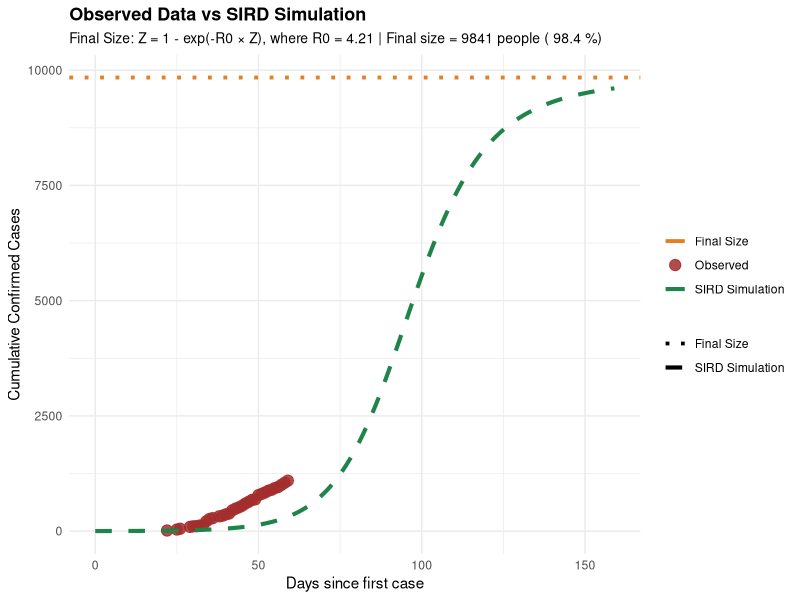
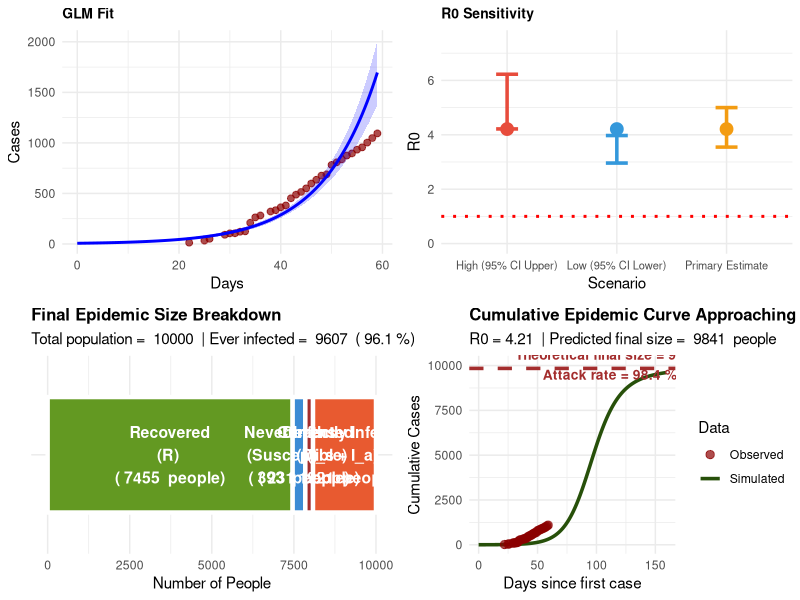
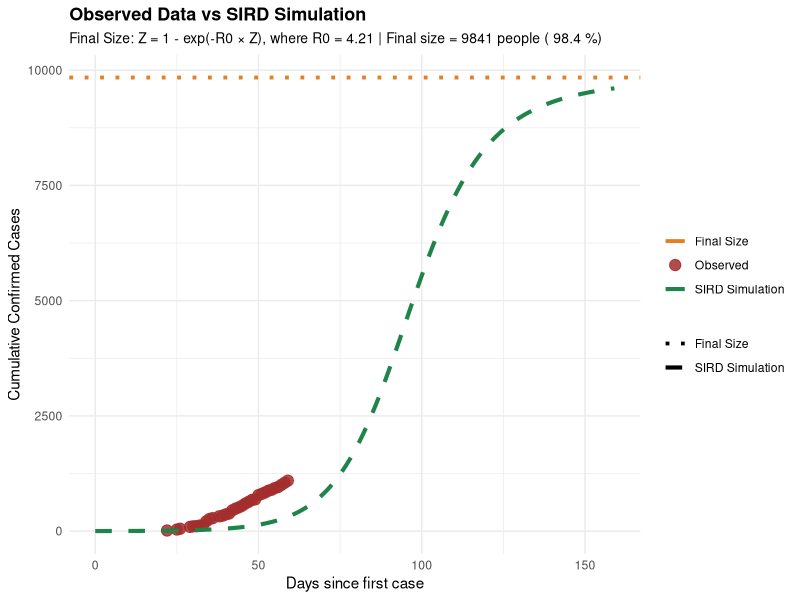
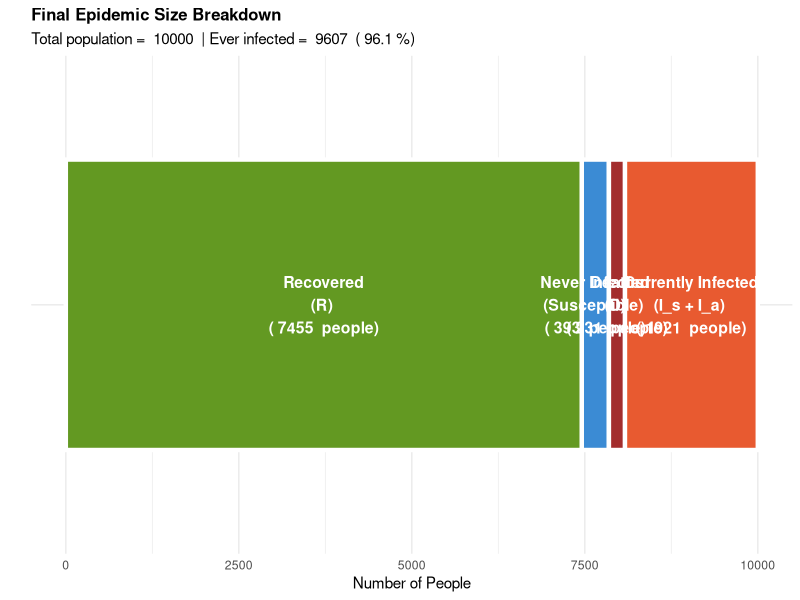
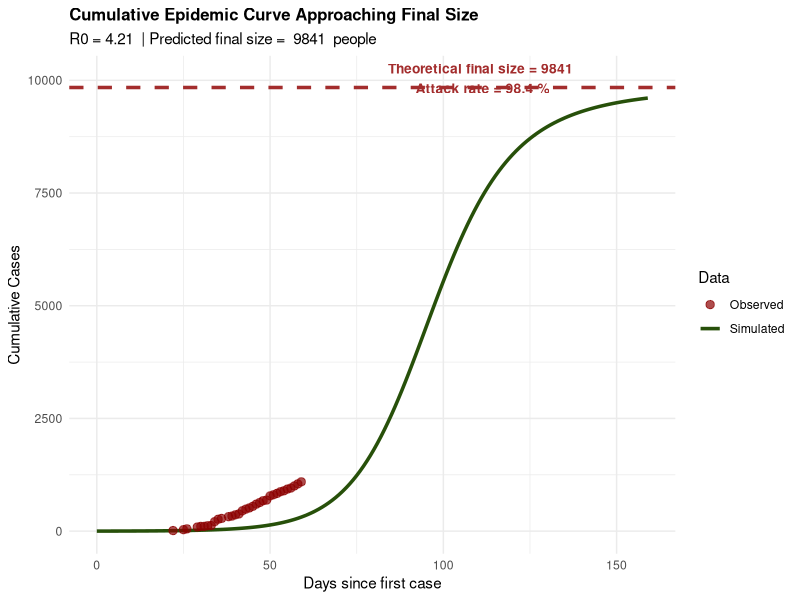

Recreate these plots in R, in order.
#======================================================================
# INTEGRATED ANALYSIS: GLM + SIRD SIMULATION COMPARISON
#======================================================================
# This script:
# 1. Fits GLM to observed data (from drc_sitrep.csv)
# 2. Runs SIRD simulation
# 3. Compares both on the same plot
#======================================================================

library(MASS)
library(ggplot2)
library(gridExtra)
library(deSolve)
library(tidyr)
library(dplyr)

#======================================================================
# PART 1: OBSERVED DATA & GLM FITTING (from your original code)
#======================================================================

# Read observed data
data <- read.csv("../data/drc_sitrep.csv")
data$date <- as.Date(data$date)
data$day <- as.numeric(data$date - data$date[[1]])

# Fit GLM
glm_fit <- glm.nb(confirmed_cases ~ day, data = data)
small_r <- coef(glm_fit)[[2]]
intercept <- coef(glm_fit)[[1]]
doubling <- log(2) / small_r 

summary(glm_fit)

# Get confidence intervals
CI <- confint(glm_fit)
r_CI <- CI[2, ]

# SI scenarios for sensitivity analysis
SI_scenarios <- data.frame(
  scenario = c("Low (95% CI Lower)", "Primary Estimate", "High (95% CI Upper)"),
  SI = c(13.2, 15.4, 17.5)
)

## We are combining lower CI with lower SI estimate
## ... and assuming kappa=0 (fixed generation interval)
R0_main <- exp(small_r * SI_scenarios$SI[[2]])
R0_lower <- exp(r_CI[[1]] * SI_scenarios$SI)
R0_upper <- exp(r_CI[[2]] * SI_scenarios$SI)

#======================================================================
# CALCULATE BETA AND GAMMA FROM GLM DATA
#======================================================================

## Calculate our example value of beta gamma from formula using R0 and r
# Common scenario: r = β - γ

exp(intercept)

R0 <- 1.928945  # example R0 value
R0 <- R0_main
r <- 0.093343   # example growth rate

# Step 1: Calculate gamma
gamma <- small_r / (R0 - 1)

# Step 2: Now calculate beta
beta <- R0 * gamma

# Step 3: Calculate beta*gamma (the transmission-recovery rate product)
beta_gamma <- beta * gamma
print(beta_gamma)

# Store these for use in SIRD simulation
calculated_beta <- beta
calculated_gamma <- gamma

print("===== CALCULATED BETA AND GAMMA FROM GLM DATA =====")
print(paste("Beta (transmission rate):", round(calculated_beta, 4)))
print(paste("Gamma (recovery rate):", round(calculated_gamma, 4)))
print(paste("Beta*Gamma (product):", round(beta_gamma, 6)))
print("")

print("===== GLM ANALYSIS =====")
print(paste("Small r:", round(small_r, 4), "per day"))
print(paste("95% CI: [", round(r_CI[[1]], 4), ", ", round(r_CI[[2]], 4), "]"))
print(paste("Doubling time:", round(doubling, 2), "days"))
print("")

print("===== R0 ESTIMATES FOR 3 SI SCENARIOS =====")
for (i in 1:nrow(SI_scenarios)) {
  if (i == 2) {
    print(paste("*** PRIMARY ESTIMATE *** ", SI_scenarios$scenario[i], " SI (", SI_scenarios$SI[i], 
                " days): R0 =", round(R0_main[i], 3),
                " 95% CI: [", round(R0_lower[i], 3), 
                ", ", round(R0_upper[i], 3), "]"))
  } else {
    print(paste(SI_scenarios$scenario[i], " SI (", SI_scenarios$SI[i], 
                " days): R0 =", round(R0_main[i], 3),
                " 95% CI: [", round(R0_lower[i], 3), 
                ", ", round(R0_upper[i], 3), "]"))
  }
}
print("")

#======================================================================
# PART 2: SIRD SIMULATION (using calculated beta and gamma)
#======================================================================

PLOT_MODE <- "report"
BASE_SIZE <- switch(PLOT_MODE, report = 14, slides = 18)
theme_set(theme_minimal(base_size = BASE_SIZE))

# SIRD MODEL
sird_model <- function(time, state, parameters) {
  with(as.list(c(state, parameters)), {
    I_total <- I_s + I_a
    trans <- beta * S * I_total / N
    
    dS  <- -trans
    dI_s <- p_sym * trans - gamma * I_s
    dI_a <- (1 - p_sym) * trans - gamma * I_a
    dR  <- (1 - alpha) * gamma * I_s + gamma * I_a
    dD  <- alpha * gamma * I_s
    
    list(c(dS, dI_s, dI_a, dR, dD), incidence = trans, prevalence = I_total)
  })
}

# PARAMETERS - NOW USING CALCULATED VALUES FROM GLM DATA
# (instead of placeholder values)

N <- 1e4
p_sym <- 0.6

# Use the beta and gamma calculated from GLM data
parameters <- c(beta = calculated_beta,      # NOW USING CALCULATED VALUE
                gamma = calculated_gamma,    # NOW USING CALCULATED VALUE
                alpha = 0.05,
                p_sym = 0.6,
                N = N)

# Initial conditions
I0 <- 1e-4 * N
I_s0 <- p_sym * I0
I_a0 <- (1 - p_sym) * I0

initial_state <- c(S = N-I0, I_s = I_s0, I_a = I_a0, R = 0, D = 0)

# Time points - match your observed data range
t_max <- max(data$day) + 100
times <- seq(0, t_max, by = 1)

# Run SIRD simulation
sird_output <- ode(y = initial_state,
                   times = times,
                   func = sird_model,
                   parms = parameters,
                   method = "lsoda")

sird_output <- as.data.frame(sird_output)

# Extract CUMULATIVE infected: N - S (everyone who has ever been infected)
# This matches your observed data which is CUMULATIVE confirmed cases
# Cumulative = Current (I_s + I_a) + Recovered + Dead = N - S
sird_cumulative <- sird_output %>%
  mutate(cumulative_infected = N - S) %>%  # Total who have EVER been infected
  select(time, cumulative_infected) %>%
  rename(day = time, simulated_cases = cumulative_infected)

print("===== SIRD SIMULATION PARAMETERS (from GLM-derived β and γ) =====")
print(paste("Beta (transmission):", round(parameters["beta"], 4), " (from GLM data)"))
print(paste("Gamma (recovery):", round(parameters["gamma"], 4), " (from GLM data)"))
print(paste("Beta*Gamma (product):", round(calculated_beta * calculated_gamma, 6)))
print(paste("Alpha (CFR):", parameters["alpha"]))
print(paste("P_sym (proportion symptomatic):", parameters["p_sym"]))
print(paste("N (population):", N))
print(paste("Initial infected:", I0))
print("")

#======================================================================
# CALCULATE FINAL SIZE FROM THEORY (using calculated β and γ)
#======================================================================

# Calculate R0 from calculated beta and gamma
R0_theory <- parameters["beta"] / parameters["gamma"]

print("===== THEORETICAL FINAL SIZE =====")
print(paste("R0 = β/γ =", round(parameters["beta"], 4), "/", round(parameters["gamma"], 4), "=", round(R0_theory, 3)))
print(paste("Note: β*γ =", round(beta_gamma, 6), " (product used in certain transmission models)"))
print("")

# Solve final size equation: Z = 1 - exp(-R0 * Z)
# Z = attack rate (proportion of population ever infected)
# Using numerical solution
solve_final_size <- function(R0, tol = 1e-6) {
  # Newton-Raphson method to solve Z = 1 - exp(-R0 * Z)
  Z <- 0.5  # Initial guess
  for (i in 1:100) {
    f <- Z - 1 + exp(-R0 * Z)
    f_prime <- 1 + R0 * exp(-R0 * Z)
    Z_new <- Z - f / f_prime
    if (abs(Z_new - Z) < tol) break
    Z <- Z_new
  }
  return(Z)
}

Z_final <- solve_final_size(R0_theory)
attack_rate <- Z_final * 100
total_ever_infected <- N * Z_final
never_infected <- N * (1 - Z_final)

print(paste("Attack rate (Z):", round(Z_final, 4), "or", round(attack_rate, 1), "%"))
print(paste("Total ever infected:", round(total_ever_infected, 0)))
print(paste("Never infected:", round(never_infected, 0)))
print("")

# Expected recovered and deaths
expected_recovered <- total_ever_infected * (1 - parameters["alpha"])
expected_deaths <- total_ever_infected * parameters["alpha"]

print(paste("Expected recovered:", round(expected_recovered, 0)))
print(paste("Expected deaths (alpha =", parameters["alpha"], "):", round(expected_deaths, 0)))
print("")

#======================================================================
# COMPARE THEORETICAL FINAL SIZE WITH SIMULATION OUTCOME
#======================================================================

# Extract actual final values from simulation
final_row <- tail(sird_output, 1)

simulated_S_final <- final_row$S
simulated_ever_infected <- N - simulated_S_final
simulated_recovered <- final_row$R
simulated_deaths <- final_row$D

print("===== SIMULATION VS THEORY COMPARISON =====")
print("")
print("THEORETICAL (from R0):")
print(paste("  Ever infected:", round(total_ever_infected, 0)))
print(paste("  Attack rate:", round(attack_rate, 1), "%"))
print(paste("  Expected recovered:", round(expected_recovered, 0)))
print(paste("  Expected deaths:", round(expected_deaths, 0)))
print("")

print("SIMULATED (from ODE):")
print(paste("  Ever infected:", round(simulated_ever_infected, 0)))
print(paste("  Attack rate:", round((simulated_ever_infected/N)*100, 1), "%"))
print(paste("  Simulated recovered:", round(simulated_recovered, 0)))
print(paste("  Simulated deaths:", round(simulated_deaths, 0)))
print("")

print("DIFFERENCE:")
print(paste("  Ever infected diff:", round(simulated_ever_infected - total_ever_infected, 0), 
            "people (", round((simulated_ever_infected - total_ever_infected)/total_ever_infected*100, 1), "%)"))
print("")

# Create GLM predictions
newdata <- data.frame(day = seq(min(data$day), max(data$day), by = 0.5))
pred <- predict(glm_fit, newdata = newdata, type = "response", se.fit = TRUE)

pred_df <- data.frame(
  day = newdata$day,
  glm_fit = pred$fit,
  se = pred$se.fit
)

# Merge all data for comparison
comparison_df <- data.frame(
  day = data$day,
  observed = data$confirmed_cases
) %>%
  left_join(pred_df, by = "day") %>%
  left_join(sird_cumulative, by = "day")

# Calculate residuals
comparison_df$glm_residual <- comparison_df$observed - comparison_df$glm_fit
comparison_df$sird_residual <- comparison_df$observed - comparison_df$simulated_cases

print("===== GOODNESS OF FIT =====")
print("GLM Model:")
print(paste("  RMSE:", round(sqrt(mean(comparison_df$glm_residual^2, na.rm = TRUE)), 2)))
print(paste("  Mean Absolute Error:", round(mean(abs(comparison_df$glm_residual), na.rm = TRUE), 2)))

print("SIRD Simulation:")
print(paste("  RMSE:", round(sqrt(mean(comparison_df$sird_residual^2, na.rm = TRUE)), 2)))
print(paste("  Mean Absolute Error:", round(mean(abs(comparison_df$sird_residual), na.rm = TRUE), 2)))
print("")

#======================================================================
# FIGURE 7: FINAL SIZE BREAKDOWN
#======================================================================

# Create data for final size visualization
final_size_data <- data.frame(
  Compartment = c("Never Infected\n(Susceptible)", "Currently Infected\n(I_s + I_a)", 
                  "Recovered\n(R)", "Deaths\n(D)"),
  Count = c(simulated_S_final, 
            final_row$I_s + final_row$I_a,
            simulated_recovered, 
            simulated_deaths),
  Type = c("Not Infected", "Currently Infected", "Recovered", "Deaths")
)

# Create ordered factor for stacking
final_size_data$Compartment <- factor(final_size_data$Compartment,
                                      levels = c("Never Infected\n(Susceptible)", 
                                                 "Currently Infected\n(I_s + I_a)",
                                                 "Recovered\n(R)", 
                                                 "Deaths\n(D)"))

# Color palette matching your SIRD model
palette_final <- c("Not Infected" = "#3B8BD4",     # Blue - Susceptible
                   "Currently Infected" = "#E85A30",  # Orange - Infected
                   "Recovered" = "#639922",            # Green - Recovered
                   "Deaths" = "#A32D2D")               # Red - Deaths

fig7 <- ggplot(final_size_data, aes(x = "", y = Count, fill = Type)) +
  geom_bar(stat = "identity", width = 0.7, color = "white", size = 1.5) +
  geom_text(aes(label = paste(Compartment, "\n(", round(Count), " people)")), 
            position = position_stack(vjust = 0.5), 
            size = 4, color = "white", fontface = "bold") +
  scale_fill_manual(values = palette_final, guide = "none") +
  coord_flip() +
  labs(title = "Final Epidemic Size Breakdown",
       subtitle = paste("Total population = ", N, 
                        " | Ever infected = ", round(simulated_ever_infected, 0),
                        " (", round((simulated_ever_infected/N)*100, 1), "%)"),
       x = "", y = "Number of People") +
  theme_minimal() +
  theme(plot.title = element_text(face = "bold", size = 12),
        axis.text.y = element_blank(),
        axis.ticks.y = element_blank())

#======================================================================
# FIGURE 8: CUMULATIVE INFECTED OVER TIME (showing approach to final size)
#======================================================================

# Add theoretical final size line to cumulative data
fig8 <- ggplot() +
  geom_line(data = sird_cumulative, aes(x = day, y = simulated_cases, color = "Simulated"), 
            size = 1.2) +
  geom_hline(yintercept = total_ever_infected, color = "#A32D2D", size = 1.2, linetype = "dashed",
             aes(color = "Theoretical Final Size")) +
  geom_point(data = data, aes(x = day, y = confirmed_cases, color = "Observed"), 
             size = 2.5, alpha = 0.7) +
  annotate("text", x = max(sird_cumulative$day) * 0.7, y = total_ever_infected + 200,
           label = paste("Theoretical final size =", round(total_ever_infected, 0), 
                         "\nAttack rate =", round(attack_rate, 1), "%"),
           size = 3.5, color = "#A32D2D", fontface = "bold") +
  scale_color_manual(name = "Data",
                     values = c("Simulated" = "#27500A", 
                                "Theoretical Final Size" = "#A32D2D",
                                "Observed" = "darkred")) +
  labs(title = "Cumulative Epidemic Curve Approaching Final Size",
       subtitle = paste("R0 =", round(R0_theory, 2), 
                        " | Predicted final size = ", round(total_ever_infected, 0), " people"),
       x = "Days since first case",
       y = "Cumulative Cases") +
  theme_minimal() +
  theme(plot.title = element_text(face = "bold", size = 12))

fig6_linear <- ggplot() +
  geom_point(data = data, aes(x = day, y = confirmed_cases), 
             color = "darkred", size = 2.5, alpha = 0.7, name = "Observed") +
  geom_line(data = pred_df, aes(x = day, y = glm_fit, color = "GLM Fit", linetype = "GLM Fit"), 
            size = 1.2) +
  geom_ribbon(data = pred_df, 
              aes(x = day, ymin = glm_fit - 1.96*se, ymax = glm_fit + 1.96*se),
              alpha = 0.15, fill = "blue", name = "GLM 95% CI") +
  geom_line(data = sird_cumulative, aes(x = day, y = simulated_cases, color = "SIRD Simulation", linetype = "SIRD Simulation"), 
            size = 1.2) +
  scale_color_manual(name = "Model",
                     values = c("GLM Fit" = "#378ADD", "SIRD Simulation" = "#27500A")) +
  scale_linetype_manual(name = "Model",
                        values = c("GLM Fit" = "solid", "SIRD Simulation" = "dashed")) +
  labs(title = "Comparison: Observed Data vs GLM vs SIRD Simulation",
       subtitle = "Red dots = observed cumulative confirmed, lines = model predictions (N - S)",
       x = "Days since first case",
       y = "Cumulative Confirmed Cases (Ever Infected)") +
  theme_minimal() +
  theme(plot.title = element_text(face = "bold", size = 12))

# Enhanced Figure 6: Standalone with Final Size (OBSERVED vs SIRD ONLY)
fig6_enhanced <- ggplot() +
  # Observed data
  geom_point(data = data, aes(x = day, y = confirmed_cases, color = "Observed"), 
             size = 3.5, alpha = 0.85) +
  # SIRD simulation
  geom_line(data = sird_cumulative, aes(x = day, y = simulated_cases, color = "SIRD Simulation", linetype = "SIRD Simulation"), 
            size = 1.4) +
  # Theoretical final size line
  geom_hline(aes(yintercept = total_ever_infected, color = "Final Size", linetype = "Final Size"), 
             size = 1.3) +
  # Scale and theme
  scale_color_manual(name = "",
                     values = c("Observed" = "#A32D2D",
                                "SIRD Simulation" = "#1E8449",
                                "Final Size" = "#E67E22")) +
  scale_linetype_manual(name = "",
                        values = c("SIRD Simulation" = "dashed",
                                   "Final Size" = "dotted")) +
  labs(title = "Observed Data vs SIRD Simulation",
       subtitle = paste("Final Size: Z = 1 - exp(-R0 × Z), where R0 =", round(R0_theory, 2), 
                        "| Final size =", round(total_ever_infected, 0), "people (",  round(attack_rate, 1), "%)"),
       x = "Days since first case",
       y = "Cumulative Confirmed Cases") +
  theme_minimal() +
  theme(plot.title = element_text(face = "bold", size = 13),
        plot.subtitle = element_text(size = 10),
        legend.position = "right",
        legend.box = "vertical",
        legend.title = element_blank(),
        axis.title = element_text(size = 11))

#======================================================================
# ALL FIGURES TOGETHER
#======================================================================

# Create GLM predictions for display
newdata_all <- data.frame(day = seq(min(data$day), max(data$day), by = 0.5))
pred_all <- predict(glm_fit, newdata = newdata_all, type = "response", se.fit = TRUE)
pred_df_all <- data.frame(day = newdata_all$day, fit = pred_all$fit, se = pred_all$se.fit)

# Original figures (abbreviated for space)
fig1 <- ggplot(data, aes(x = day, y = confirmed_cases)) +
  geom_point(color = "darkred", size = 2, alpha = 0.7) +
  geom_line(data = pred_df_all, aes(y = fit), color = "blue", size = 1) +
  geom_ribbon(data = pred_df_all, aes(y = fit, ymin = fit - 1.96*se, ymax = fit + 1.96*se),
              alpha = 0.2, fill = "blue") +
  labs(title = "GLM Fit", x = "Days", y = "Cases") +
  theme_minimal() + theme(plot.title = element_text(face = "bold", size = 10))

fig4 <- ggplot(SI_scenarios, aes(x = scenario, y = R0, color = scenario)) +
  geom_point(size = 4) +
  geom_errorbar(aes(ymin = R0_lower, ymax = R0_upper), width = 0.2, size = 1.2) +
  geom_hline(yintercept = 1, color = "red", size = 1, linetype = "dotted") +
  scale_color_manual(values = c("Low (95% CI Lower)" = "#3498db", "Primary Estimate" = "#f39c12", "High (95% CI Upper)" = "#e74c3c"),
                     guide = "none") +
  ylim(0, max(R0_upper) * 1.2) +
  labs(title = "R0 Sensitivity", x = "Scenario", y = "R0") +
  theme_minimal() + theme(plot.title = element_text(face = "bold", size = 10),
                          axis.text.x = element_text(size = 8))

# Display Figure 6 STANDALONE (most important figure)
print(fig6_enhanced)

# Then display other figures in grid
grid.arrange(fig1, fig4, fig7, fig8, nrow = 2, ncol = 2)

#======================================================================
# SAVE ALL FIGURES
#======================================================================

ggsave("06_MAIN_Observed_vs_SIRD_with_Final_Size.png", fig6_enhanced, width = 14, height = 8, dpi = 300)
ggsave("07_Final_Size_Breakdown.png", fig7, width = 10, height = 6, dpi = 300)
ggsave("08_Cumulative_Final_Size.png", fig8, width = 10, height = 7, dpi = 300)

print("===== MAIN FIGURES SAVED =====")
print("06_MAIN_Observed_vs_SIRD_with_Final_Size.png - MAIN FIGURE: Observed vs SIRD simulation with final size formula (14x8)")
print("07_Final_Size_Breakdown.png - Final size breakdown by compartment")
print("08_Cumulative_Final_Size.png - Cumulative curve approaching final size")

## In future, we can code like this to keep your scripts small and clear
## But not today
## saveRDS(glm_fit, final_size_data)
